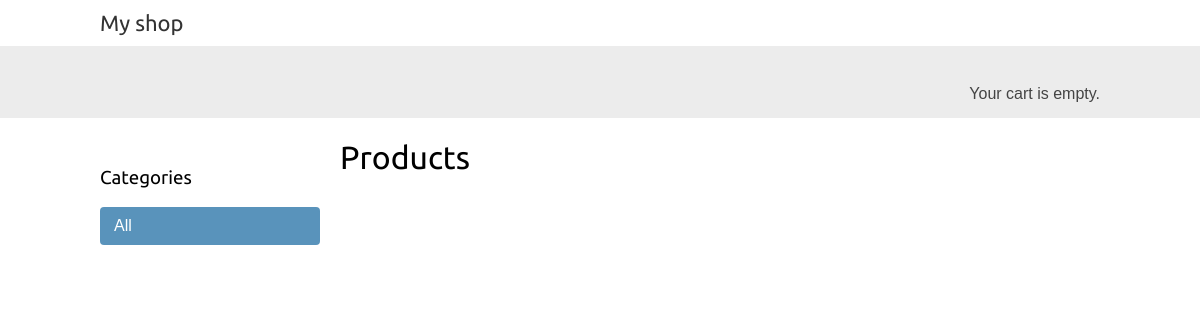
The app's page /, older data.
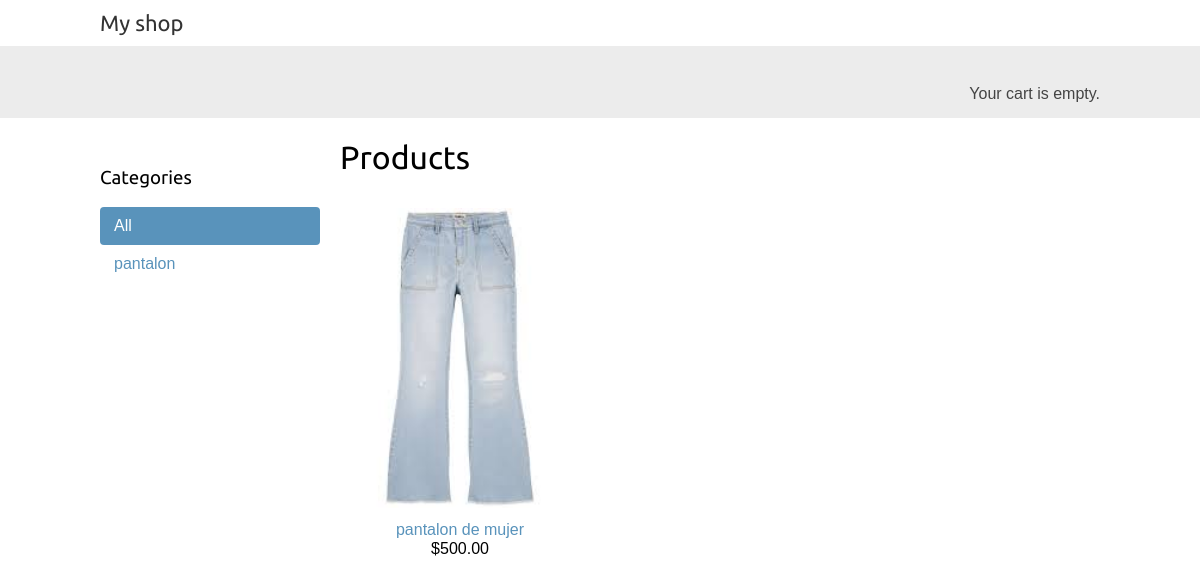
The same page, newer data.
### shop/models.py (models this page shows, shortened)
class Category(models.Model):
    name = models.CharField(max_length=200)
    slug = models.SlugField(max_length=200,
                            unique=True)
    class Meta:
        ordering = ['name']
        indexes = [
            models.Index(fields=['name']),
        ]
        verbose_name = 'category'
        verbose_name_plural = 'categories'
    def get_absolute_url(self):
        return reverse('shop:product_list_by_category',
                       args=[self.slug])

class Product(models.Model):
    category = models.ForeignKey(Category,
                                 related_name='products',
                                 on_delete=models.CASCADE)
    name = models.CharField(max_length=200)
    slug = models.SlugField(max_length=200)
    image = models.ImageField(upload_to='products/%Y/%m/%d',
                              blank=True)
    description = models.TextField(blank=True)
    price = models.DecimalField(max_digits=10,
                                decimal_places=2)
    available = models.BooleanField(default=True)
    created = models.DateTimeField(auto_now_add=True)
    updated = models.DateTimeField(auto_now=True)
    class Meta:
        ordering = ['name']
        indexes = [
            models.Index(fields=['id', 'slug']),
            models.Index(fields=['name']),
            models.Index(fields=['-created']),
        ]
    def get_absolute_url(self):
        return reverse('shop:product_detail',
                       args=[self.id, self.slug])

### shop/views.py (the view)
# urls.py: path('', views.product_list, name='product_list'),
def product_list(request, category_slug=None):
    category = None
    categories = Category.objects.all()
    products = Product.objects.filter(available=True)
    if category_slug:
        category = get_object_or_404(Category, slug=category_slug)
        products = products.filter(category=category)
    return render(request,
                  'shop/product/list.html',
                  {'category': category,
                   'categories': categories,
                   'products': products})

### cart/cart.py (called while the page is built)
    def __len__(self):
        return sum(item['quantity'] for item in self.cart.values())

### cart/context_processors.py (called while the page is built)
def cart(request):
    return {'cart': Cart(request)}

### shop/templates/shop/product/list.html (shortened to what this page needs)
{% extends "shop/base.html" %}
{% load static %}
{% block content %}
  <div id="sidebar">
    <h3>Categories</h3>
    <ul>
      <li {% if not category %}class="selected"{% endif %}>
        <a href="{% url 'shop:product_list' %}">All</a>
      </li>
      {% for c in categories %}
        <li {% if category.slug == c.slug %}class="selected"{% endif %}>
          <a href="{{ c.get_absolute_url }}">{{ c.name }}</a>
        </li>
      {% endfor %}
    </ul>
  </div>
  <div id="main" class="product-list">
    <h1>{% if category %}{{ category.name }}{% else %}Products{% endif %}</h1>
    {% for product in products %}
      <div class="item">
        <a href="{{ product.get_absolute_url }}">
          <img src="{% if product.image %}{{ product.image.url }}{% else %}{% static 'img/no_image.png' %}{% endif %}">
        </a>
        <a href="{{ product.get_absolute_url }}">{{ product.name }}</a>
        <br>
        ${{ product.price }}
      </div>
    {% endfor %}
  </div>
{% endblock %}

Row changes from the older to the newer data that the page shows:
added Category: name "pantalon"
added Product: image (picture), name "pantalon de mujer", price "500.00"
